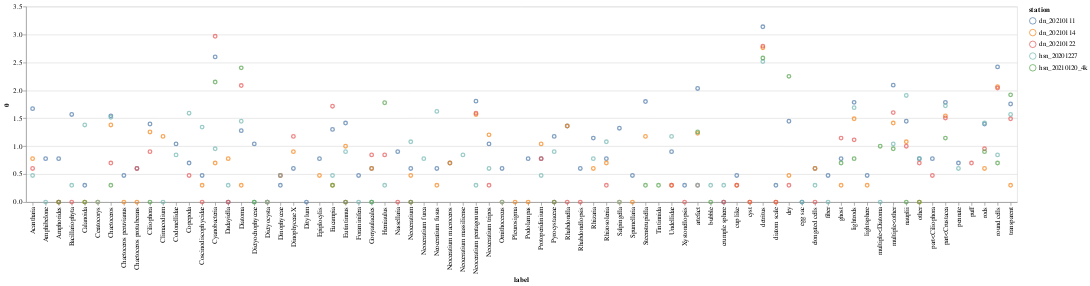

The notebook cell this image was saved under:
### Code cell
alt.Chart(final_df).mark_point().encode(
    x = 'label',
    y = '0',
    color = 'station',
)

### Figure 1 — Vega-Lite specification as saved in the notebook (floating-point values rounded to 4 significant figures; data arrays with more than 128 entries replaced by an {"elided": "..."} marker saying what was removed)
{"config": {"view": {"continuousWidth": 400, "continuousHeight": 300}}, "data": {"name": "data-86550bf4ae79e747d414de9b48e04881"}, "mark": "point", "encoding": {"color": {"type": "nominal", "field": "station"}, "x": {"type": "nominal", "field": "label"}, "y": {"type": "quantitative", "field": "0"}}, "$schema": "https://vega.github.io/schema/vega-lite/v4.8.1.json", "datasets": {"data-86550bf4ae79e747d414de9b48e04881": {"elided": "245 records"}}}
